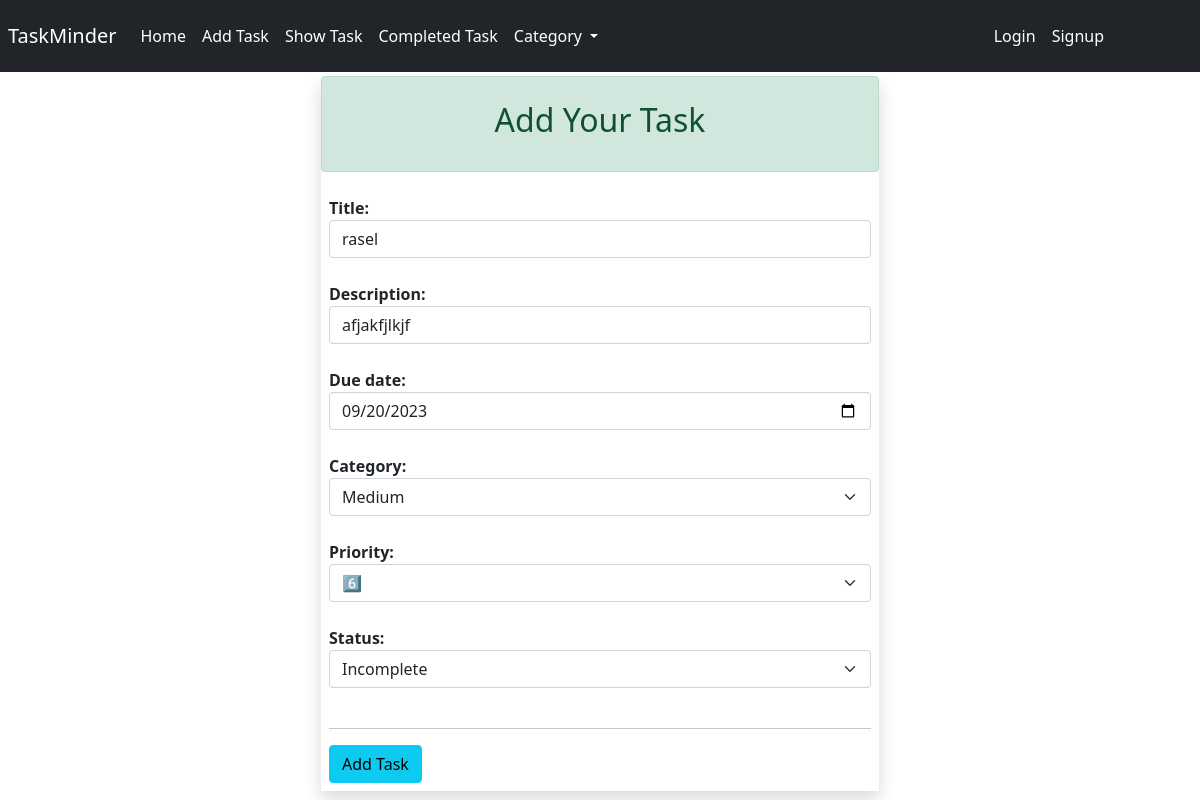
Before: /tasks/edit/4/ with the older database file.
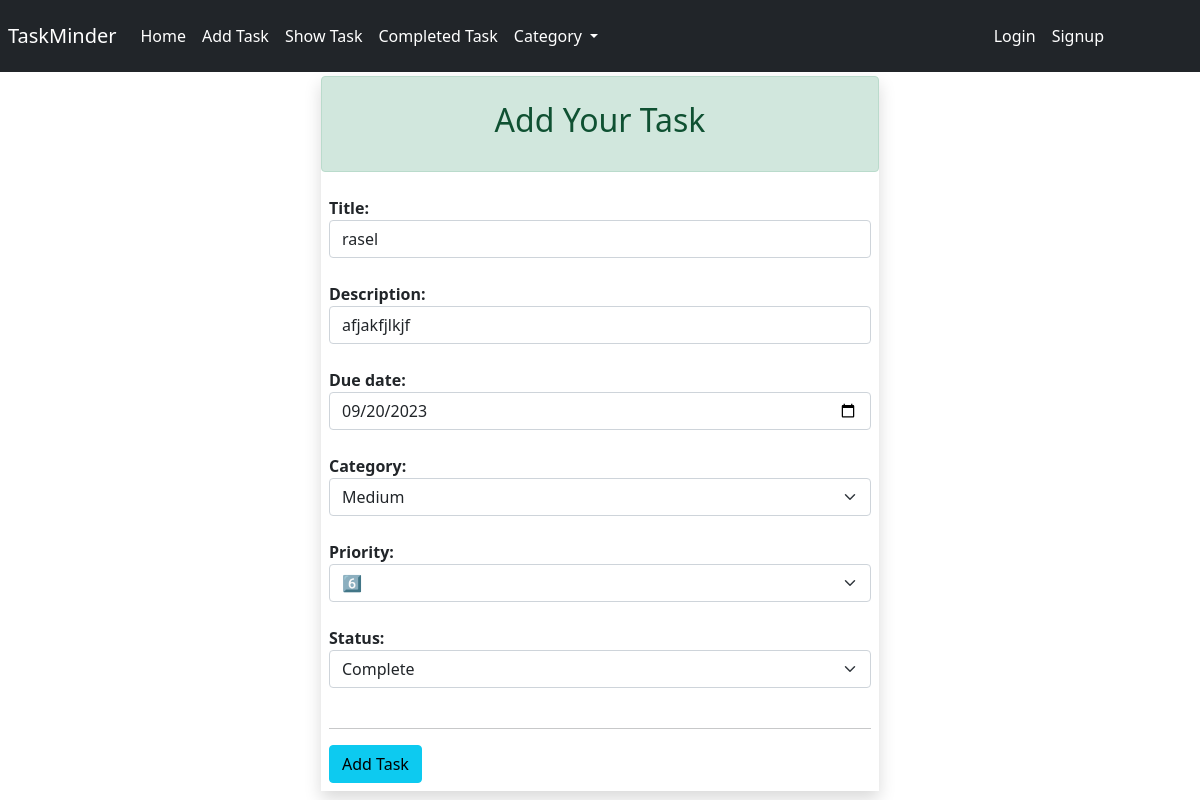
After: the same page with the newer database file.
### tasks/models.py (models this page shows, shortened)
class TaskModel(models.Model):
    task_status=[
    ('Incomplete', 'Incomplete'),
    ('Complete', 'Complete'),
    ]
    priority_status=[
    ('0',' 0️⃣'),
    ('1',' 1️⃣'),
    ('2',' 2️⃣'),
    ('3',' 3️⃣'),
    ('4',' 4️⃣'),
    ('5',' 5️⃣'),
    ('6',' 6️⃣'),
    ('7',' 7️⃣'),
    ('8',' 8️⃣'),
    ]
    category=[
        ('Low', 'Low'),
        ('Medium', 'Medium'),
        ('High', 'High'),
    ]
    title = models.CharField(max_length=100)
    description = models.CharField(max_length=500)
    status = models.CharField(max_length=100, choices=task_status, default='Incomplete')
    user = models.ForeignKey(User, on_delete=models.CASCADE)
    created = models.DateTimeField(auto_now_add=True)
    priority = models.CharField(max_length=50, choices=priority_status)
    due_date = models.DateField(null=True, blank=True)
    category = models.CharField(max_length=50,choices=category)

### tasks/views.py (the view)
# urls.py: path('edit/<int:id>/',views.edit_task, name = 'edit_task'),
def edit_task(request, id):
    task = TaskModel.objects.get(pk = id)
    form = TaskForm(instance = task)
    if request.method == 'POST':
        form = TaskForm(request.POST, instance = task )
        if form.is_valid():
           form.save()
           return redirect('show_task')
    return render(request, 'tasks/add_task.html', {'form':form})

### tasks/forms.py
class TaskForm(forms.ModelForm):
    due_date = forms.DateField(widget=forms.DateInput(attrs={'type':'date'}))
    class Meta:
        model = TaskModel
        fields= ['title', 'description','due_date', 'category', 'priority', 'status']

### tasks/templates/tasks/add_task.html (shortened to what this page needs)
{% extends 'base.html' %}
{% load crispy_forms_tags %}
{% block body %}
<div class="container pt-1">
    <div class="col-lg-6 mx-auto shadow p-0">
        <div class="alert alert-success p-4 text-center">
            <h2>Add Your Task</h2>
        </div>
        <div class="p-2 text-bold">
            <form action="" method="POST">
                    {% for fm in form %}
                    <p class="fw-bold mb-0">{{fm.label_tag}}</p>
                    {{fm}}
                    <br>
                    {% endfor %}
               <hr>
                <input class="btn btn-info" type="submit" value="Add Task">
            </form>
        </div>
    </div>
</div>
{% endblock %}

Changed rows visible on the page:
changed TaskModel "rasel": status "Incomplete" → "Complete"
